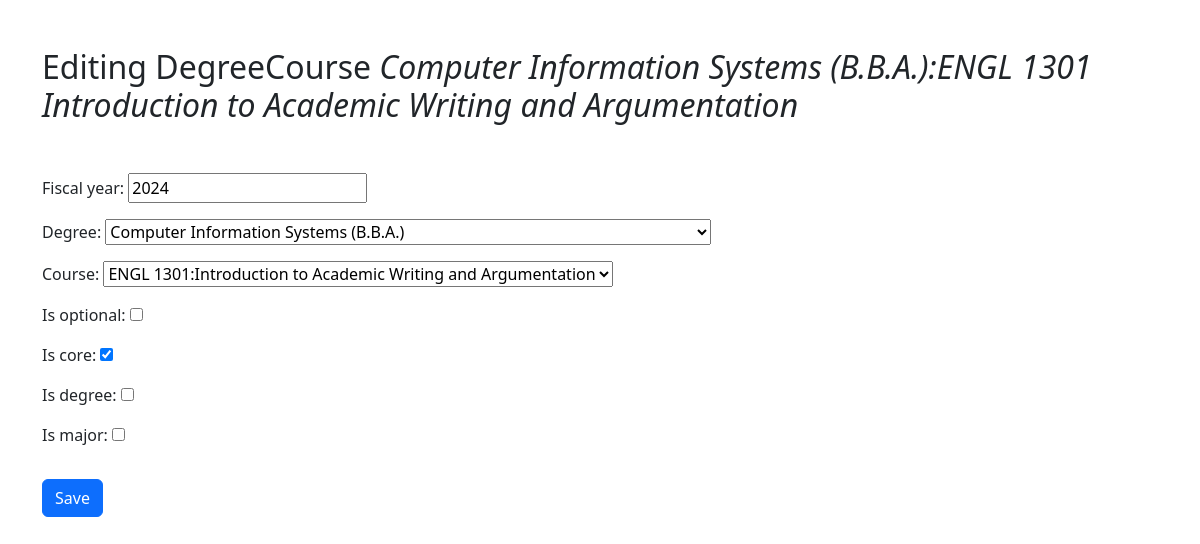
The page /degreecourses/4/ on the database its author committed.
### data/models.py (models this page shows)
class DegreeCourse(models.Model):
    fiscal_year = models.IntegerField()
    degree = models.ForeignKey(Degree, on_delete=models.CASCADE)
    course = models.ForeignKey(Course, on_delete=models.CASCADE)
    is_optional = models.BooleanField(default=False)
    is_core = models.BooleanField()
    is_degree = models.BooleanField()
    is_major = models.BooleanField()
    def __str__(self) -> str:
        return (
            self.degree.degree_name
            + ":"
            + self.course.course_number
            + " "
            + self.course.course_name
        )

class Degree(models.Model):
    degree_name = models.CharField(max_length=100, help_text="The name of the Degree.")
    degree_description = models.CharField(
        blank=True,
        null=True,
        max_length=200,
        help_text="The description of the Degree.",
    )
    degree_website = models.URLField(
        blank=True, null=True, help_text="The website of the Degree."
    )
    online_degree = models.BooleanField(default=False)
    total_hours = models.IntegerField()
    department = models.ForeignKey(Department, on_delete=models.CASCADE)
    def __str__(self) -> str:
        return self.degree_name

class Course(models.Model):
    course_number = models.CharField(
        max_length=100, help_text="The number of the Course."
    )
    course_name = models.CharField(max_length=100, help_text="The name of the Course.")
    course_description = models.CharField(
        blank=True,
        null=True,
        max_length=200,
        help_text="The description of the Course.",
    )
    total_hours = models.IntegerField()
    def __str__(self) -> str:
        return self.course_number + ":" + self.course_name

### data/views.py (the view)
# urls.py: path("degreecourses/<int:pk>/", views.degreecourse_edit, name="degreecourse_edit"),
def degreecourse_edit(request, pk=None):
    if pk is not None:
        degreecourse = get_object_or_404(DegreeCourse, pk=pk)
    else:
        degreecourse = None
    if request.method == "POST":
        form = DegreeCourseForm(request.POST, instance=degreecourse)
        if form.is_valid():
            updated_degreecourse = form.save()
            if degreecourse is None:
                messages.success(
                    request,
                    'Degree Course "{}" was created.'.format(updated_degreecourse),
                )
            else:
                messages.success(
                    request,
                    'Degree Course "{}" was updated.'.format(updated_degreecourse),
                )
            return redirect("degreecourse_list")
    else:
        form = DegreeCourseForm(instance=degreecourse)
    return render(
        request,
        "instance-form.html",
        {
            "method": request.method,
            "form": form,
            "model_type": "DegreeCourse",
            "instance": degreecourse,
        },
    )

### data/forms.py
class DegreeCourseForm(forms.ModelForm):
    class Meta:
        model = DegreeCourse
        fields = "__all__"

### data/templates/instance-form.html (shortened to what this page needs)
{% extends 'base.html' %}
{% block content %}
<h2 class="mb-5">
    {% if instance %}
    Editing {{ model_type }} <em>{{ instance }}</em>
    {% else %}
    New {{ model_type }}
    {% endif %}
</h2>
<form method="post">
    {{ form.as_p }}
    <button type="submit" class="btn btn-primary mt-3">
        {% if instance %}Save{% else %}Create{% endif %}
    </button>
</form>
{% endblock %}

### rows shown on the page
DegreeCourse: degree+course "Computer Information Systems (B.B.A.):ENGL 1301 Introduction to Academic Writing and Argumentation", fiscal_year "2024", degree "Computer Information Systems (B.B.A.)", course "ENGL 1301:Introduction to Academic Writing and Argumentation", is_core "☑"

### other values the page prints
{{ model_type }} "DegreeCourse"
